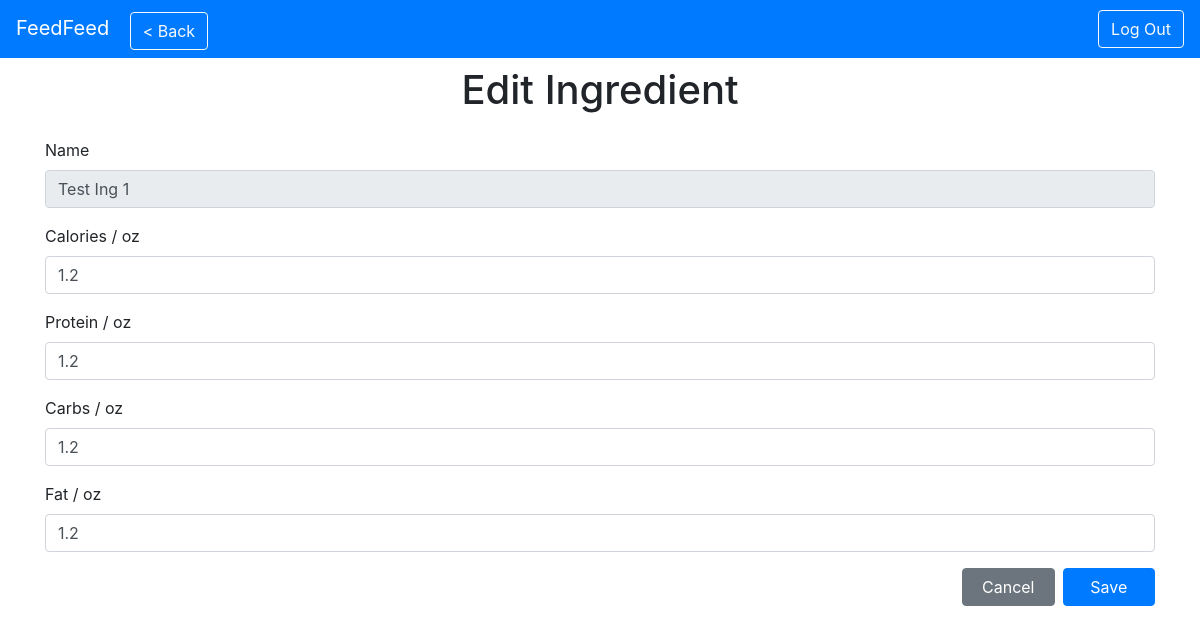
Screenshot of /dash/ingredients/edit/?action=Edit&id=1 with the database file from the repository.
### tables this page shows
CREATE TABLE "Ingredient" (
	"id"	INTEGER,
	"calories"	REAL,
	"protein"	REAL,
	"carbs"	REAL,
	"fat"	REAL,
	"is_meal"	INTEGER,
	"name"	TEXT,
	PRIMARY KEY("id")
);

### server.py (the view)
@app.route("/dash/ingredients/edit/", methods=["GET"])
def adminEditIngredient():
    args = request.args
    if "action" in args:
        if args["action"] == "New" or args["action"] == "Edit":
            action = args["action"]
    else:
        action = "New"
    if action == "New":
        return render_template("admin_edit_ingredient.html",
                                username="Administrator",
                                uiSectionName=f"{action} Ingredient",
                                showBackButton=True,
                                backLink=url_for("adminIngredientManager"),
                                action=action)
    elif action == "Edit":
        if "id" in args:
            try:
                ingId = int(args["id"])
            except:
                abort(404)
            c = get_db().cursor()
            ingInfo = c.execute("""
                SELECT id, name, calories, protein, carbs, fat, is_meal FROM Ingredient WHERE id == ?
            """, (ingId,)).fetchone()
            currentIngredient = Ingredient(ingInfo[0], ingInfo[1], ingInfo[2], ingInfo[3], ingInfo[4], ingInfo[5], ingInfo[6] == 1)
            return render_template("admin_edit_ingredient.html",
                                    username="Administrator",
                                    uiSectionName=f"{action} Ingredient",
                                    ingredient=currentIngredient,
                                    showBackButton=True,
                                    backLink=url_for("adminIngredientManager"),
                                    action=action)
    abort(404)

### server.py (called while the page is built)
def get_db():
    db = getattr(g, "_database", None)
    if db is None:
        db = g._database = sqlite3.connect(DATABASE)
    return db

@app.teardown_appcontext
def close_connection(exception):
    db = getattr(g, "_database", None)
    if db is not None:
        db.close()

### templates/admin_edit_ingredient.html (shortened to what this page needs)
{% extends "admin_base.html" %}
{% block main %}
<div class="container">
    <h1 class="text-center py-3">{{action}} Ingredient</h1>
    <form action="{{url_for('adminEditIngredientPost')}}" method="POST">
        {% if action == "Edit" %}
        <div class="form-group">
            <label for="ingName">Name</label>
            <input type="text" class="form-control" id="ingName" name="ingName" placeholder="Name" value="{{ingredient.name}}" readonly>
        </div>
        <div class="form-group">
            <label for="ingCal">Calories / oz</label>
            <input type="number" class="form-control" id="ingCal" name="calories" placeholder="Calories / oz" value="{{ingredient.calories}}" required min="0" step="0.001">
        </div>
        <div class="form-group">
            <label for="ingProt">Protein / oz</label>
            <input type="number" class="form-control" id="ingProt" name="protein" placeholder="Protein / oz" value="{{ingredient.protein}}" required min="0" step="0.001">
        </div>
        <div class="form-group">
            <label for="ingCarb">Carbs / oz</label>
            <input type="number" class="form-control" id="ingCarb" name="carbs" placeholder="Carbs / oz" value="{{ingredient.carbs}}" required min="0" step="0.001">
        </div>
        <div class="form-group">
            <label for="ingFat">Fat / oz</label>
            <input type="number" class="form-control" id="ingFat" name="fat" placeholder="Fat / oz" value="{{ingredient.fat}}" required min="0" step="0.001">
        </div>
        {% endif %}
        <div class="row justify-content-end mx-0">
            <a id="cancel-button" class="col-lg-1 btn btn-secondary mr-2 mb-2" href="{{backLink}}">Cancel</a>
            <button id="submit-button" class="col-lg-1 btn btn-primary mb-2" type="submit">Save</button>
        </div>
    </form>
</div>
{% endblock %}

### rows the page displays
Ingredient: ingName "Test Ing 1", calories "1.2", protein "1.2", carbs "1.2", fat "1.2"

### other values shown
{{ action }} "Edit"
